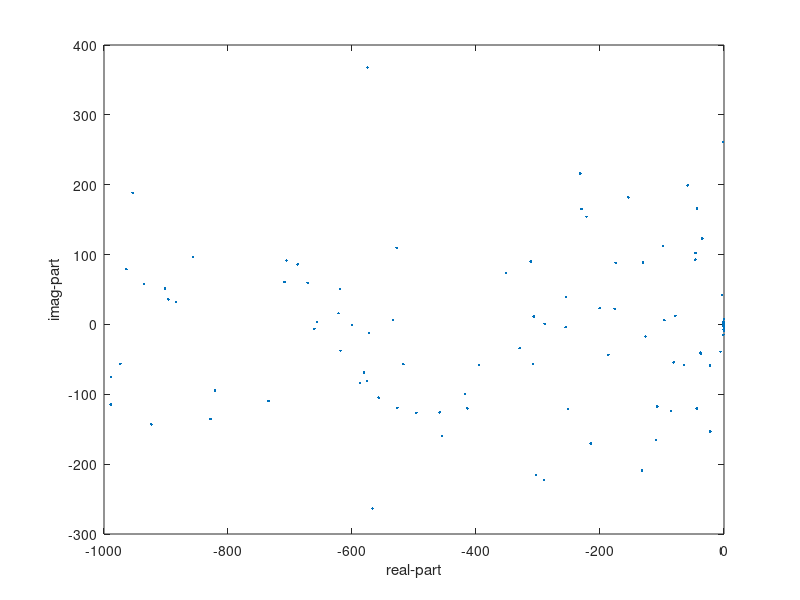

This chart was generated by the following MATLAB code: (Note: this script raises an error after producing the figure.)
% quasiLogAxes() transforms selected axes of the given plot
% to a quasi-log axes (via asinh), including possibly
% transforming color axis.  AJR, 25 Sep 2021 -- 18 Apr 2023
%!TEX root = doc.tex
%{
\section{\texttt{quasiLogAxes()}: transforms some axes of a
plot to quasi-log}
\label{sec:quasiLogAxes}

This function rescales some coordinates and labels the axes
of the given 2D or 3D~plot.  The original aim was to
effectively show the complex spectrum of multiscale systems
such as the patch scheme. The eigenvalues are over a wide
range of magnitudes, but are signed.  So we use a nonlinear
asinh transformation of the axes, and then label the axes
with reasonable ticks. The nonlinear rescaling is useful in
other scenarios also.

\begin{matlab}
%}
function quasiLogAxes(handle,xScale,yScale,zScale,cScale)
%{
\end{matlab}
\paragraph{Input} 
\begin{itemize}
\item \verb|handle|: handle to your plot to transform, for
example, obtained by \verb|handle=plot(...)|

\item \verb|xScale| (optional, default~inf): if inf, then no
transformation is done in the `x'-coordinate.  Otherwise, when
\verb|xScale| is not inf, transforms the plot \(x\)-coordinates 
with the \(\text{asinh}()\) function so that
\begin{itemize}
\item for \(|x|\lesssim x_{\text{scale}}\) the x-axis scaling 
is approximately linear, whereas
\item for \(|x|\gtrsim x_{\text{scale}}\) the x-axis scaling 
is approximately signed-logarithmic.
\end{itemize}

\item \verb|yScale| (optional, default~inf): corresponds to
\verb|xScale| for the second axis scaling.

\item \verb|zScale| (optional, default~inf): corresponds to
\verb|xScale| for a third axis scaling if it exists.

\item \verb|cScale| (optional, default~inf): corresponds to
\verb|xScale| but for a colormap, and colorbar scaling if 
one exists.
\end{itemize}

\paragraph{Output} None, just the transformed plot.


\paragraph{Example}
If invoked with no arguments, then execute an example.
\begin{matlab}
%}
if nargin==0  
   % generate some data
   n=99;  fast=(rand(n,1)<0.8);
   z = -rand(n,1).*(1+1e3*fast)+1i*randn(n,1).*(5+1e2*fast);
   % plot data and transform axes
   handle = plot(real(z),imag(z),'.');
   xlabel('real-part'), ylabel('imag-part')
   quasiLogAxes(handle,1,10);
   return
end% example
%{
\end{matlab}


Default values for scaling, \verb|inf| denotes no
transformation of that axis.
\begin{matlab}
%}
if nargin<5, cScale=inf; end
if nargin<4, zScale=inf; end
if nargin<3, yScale=inf; end
if nargin<2, xScale=inf; end
%{
\end{matlab}


\begin{devMan}
Get current limits of the plot to use if the user has set
them already.  And also get the pointer to the axes and to
the figure of the plot. 
\begin{matlab}
%}
xlim0=xlim; ylim0=ylim; zlim0=zlim; clim0=caxis;
theAxes = get(handle(1),'parent');
theFig = get(theAxes,'parent');
%{
\end{matlab}

Find overall factors so the data is nonlinearly mapped to
order oneish---so that then pgfplots et al.\ do not think
there is an overall scaling factor on the axes.
\begin{matlab}
%}
xFac=1e-99; yFac=xFac; zFac=xFac; cFac=xFac;
for k=1:length(handle)
    if ~isinf(xScale)
    temp = asinh(handle(k).XData/xScale);
    xFac = max(xFac, max(abs(temp(:)),[],'omitnan') );
    end
    if ~isinf(yScale)
    temp = asinh(handle(k).YData/yScale);
    yFac = max(yFac, max(abs(temp(:)),[],'omitnan') );
    end
    if ~isinf(zScale)
    temp = asinh(handle(k).ZData/zScale);
    zFac = max(zFac, max(abs(temp(:)),[],'omitnan') );
    end
    if ~isinf(cScale)
    temp = asinh(handle(k).CData/cScale);
    cFac = max(cFac, max(abs(temp(:)),[],'omitnan') );
    end
end%for
xFac=9/xFac; yFac=9/yFac; zFac=9/zFac; cFac=9/cFac;
%{
\end{matlab}

Scale the plot data in the plot \verb|handle|. Give an
error if it appears that the plot-data has already been
transformed.   Color data has to be transformed first
because usually there is automatic flow from z-data to c-data.
\begin{matlab}
%}
for k=1:length(handle)
    assert(~strcmp(handle(k).UserData,'quasiLogAxes'), ...
       'Replot graph---it appears plot data is already transformed')
    if ~isinf(cScale)
    handle(k).CData = cFac*asinh(handle(k).CData/cScale); 
    clim1=[min(handle(k).CData(:)) max(handle(k).CData(:))];
    end
    if ~isinf(xScale)
    handle(k).XData = xFac*asinh(handle(k).XData/xScale); 
    xlim1=[min(handle(k).XData(:)) max(handle(k).XData(:))];
    end
    if ~isinf(yScale)
    handle(k).YData = yFac*asinh(handle(k).YData/yScale); 
    ylim1=[min(handle(k).YData(:)) max(handle(k).YData(:))];
    end
    if ~isinf(zScale)
    handle(k).ZData = zFac*asinh(handle(k).ZData/zScale); 
    zlim1=[min(handle(k).ZData(:)) max(handle(k).ZData(:))];
    end
    handle(k).UserData = 'quasiLogAxes';
end%for
%{
\end{matlab}
Set 4\%~padding around all margins of transformed
data---crude but serviceable.  Unless the axis had already
been manually set, in which case use the transformed set
limits.
\begin{matlab}
%}
if ~isinf(xScale), 
    if xlim('mode')=="manual"
         xlim1=xFac*asinh(xlim0/xScale);
    else xlim1=xlim1+0.04*diff(xlim1)*[-1 1]; 
    end, end
if ~isinf(yScale), 
    if ylim('mode')=="manual"
         ylim1=yFac*asinh(ylim0/yScale);
    else ylim1=ylim1+0.04*diff(ylim1)*[-1 1];  
    end, end
if ~isinf(zScale), 
    if zlim('mode')=="manual"
         zlim1=zFac*asinh(zlim0/zScale);
    else zlim1=zlim1+0.04*diff(zlim1)*[-1 1];  
    end, end
if ~isinf(cScale), 
    if theAxes.CLimMode=="manual"
         clim1=cFac*asinh(clim0/cScale);
    else clim1=clim1+   0*diff(clim1)*[-1 1];  
    end, end
%{
\end{matlab}


\paragraph{Scale axes, and tick marks on axes}
\begin{matlab}
%}
if ~isinf(xScale)
    xlim(xlim1);
    tickingQuasiLogAxes(theAxes,'X',xlim1,xScale,xFac)
end%if
if ~isinf(yScale)
    ylim(ylim1);
    tickingQuasiLogAxes(theAxes,'Y',ylim1,yScale,yFac)
end%if
if ~isinf(zScale)
    zlim(zlim1);
    tickingQuasiLogAxes(theAxes,'Z',zlim1,zScale,zFac)
end%if
%{
\end{matlab}
But for color, only tick when we find a colorbar. 
\begin{matlab}
%}
if ~isinf(cScale)
  caxis(clim1);
  for p=1:numel(theFig.Children)
    ca = theFig.Children(p);
    if class(ca) == "matlab.graphics.illustration.ColorBar"
      tickingQuasiLogAxes(ca,'C',clim1,cScale,cFac)
      break  
    end
  end
end%if
%{
\end{matlab}
Turn the grid on by default.
\begin{matlab}
%}
grid on
end%function
%{
\end{matlab}


\subsection{\texttt{tickingQuasiLogAxes()}: typeset ticks
and labels on an axis}
\begin{matlab}
%}
function tickingQuasiLogAxes(ca,Q,qlim1,qScale,qFac)
%{
\end{matlab}
\paragraph{Input} 
\begin{itemize}
\item \verb|ca|: pointer to axes/colorbar dataset.
\item \verb|Q|: character, either \texttt{X,Y,Z,C}.
\item \verb|qlim1|: the scaled limits of the axis.
\item \verb|qScale|: the scaling parameter for the axis.
\item \verb|qFac|: the scaling factor for the axis.
\end{itemize}

\paragraph{Output} None, just the ticked and labelled axes.

Get the order of magnitude of the horizontal data.
\begin{matlab}
%}
    qmax=max(abs(qlim1));
    qmag=floor(log10(qScale*sinh(qmax/qFac)));
%{
\end{matlab}
Form a range of ticks, geometrically spaced, trim off the
small values that would be too dense near zero (omit those
within 6\% of \verb|qmax|).
\begin{matlab}
%}
    ticks=10.^(qmag+(-7:0));
    j=find(ticks>qScale*sinh(0.06*qmax/qFac));
    nj=length(j);
    if nj<3,     ticks=[1;2;5]*ticks(j);
    elseif nj<5, ticks=[1;3]*ticks(j);
    else         ticks=ticks(j);
    end
    ticks=sort([0;ticks(:);-ticks(:)]);
%{
\end{matlab}
Set the ticks in place according to the transformation.
\begin{matlab}
%}
    if Q=='C', p='s'; Q=''; else p=''; end
    set(ca,[Q 'Tick' p],qFac*asinh(ticks/qScale) ...
          ,[Q 'TickLabel' p],cellstr(num2str(ticks,4)))
    if Q=='X', set(ca,[Q 'TickLabelRotation'],40), end
end%function qScaling
%{
\end{matlab}
\end{devMan}
%}
